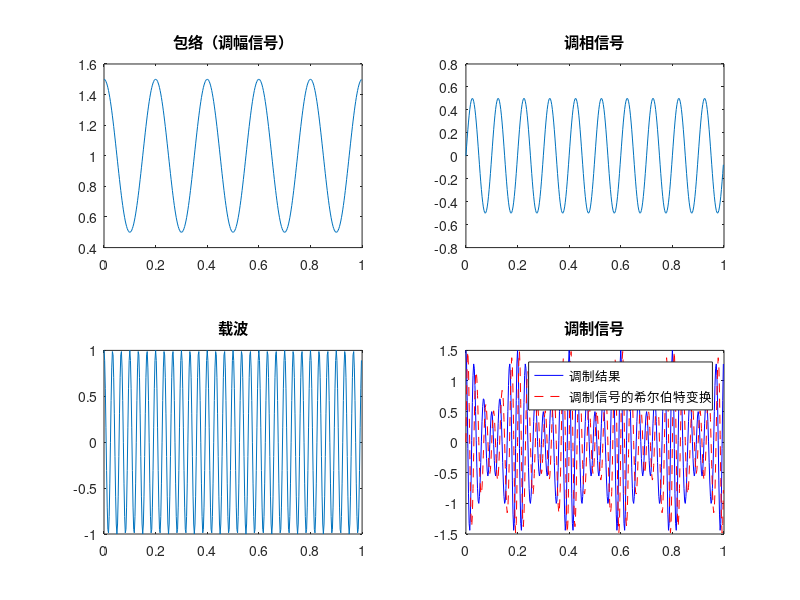
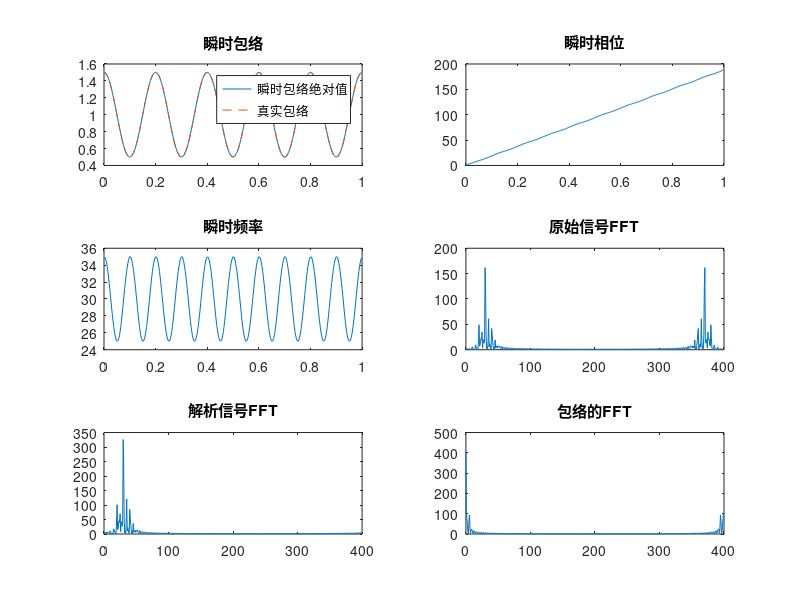

Here is the MATLAB script that generated these plots, in order:
%% 
clear; clc; close all; warning off;
 
%% 生成调制信号
fs = 400;  % 采样频率
Ts = 1 / fs;
N = 400;  % 观测时长
t = (0 : N-1) * Ts;
 
fa = 5;  % 调幅单频
fp = 10;  % 调相单频
fc = 30;  % 载波单频
a = 1 + 0.5 * cos(2 * pi * fa * t);  % 调幅包络
b = 0.5 * sin(2 * pi * fp * t);  % 调相
c = cos(2 * pi * fc * t);  % 载波
s = a .* cos(2 * pi * fc * t + b);  % 调制信号
%% Hilbert分析 
s_analy = hilbert(s);  % Matlab的hilbert命令得到的是解析信号
sh = imag(s_analy);  % 调制信号的希尔伯特变换
envelope = abs(s_analy);  % 解析信号包络的绝对值
angle = unwrap(angle(s_analy));  % 解析信号的相位,unwrap反正切，angle求复数相角
fi = diff(angle) / 2 / pi * fs;  % 瞬时频率，diff求导
 
% 作图
figure;
subplot(2, 2, 1);plot(t, a); title('包络（调幅信号）');
subplot(2, 2, 2); plot(t, b); title('调相信号');
subplot(2, 2, 3); plot(t, c); title('载波');
subplot(2, 2, 4); 
plot(t, s, 'b'); hold on;
plot(t, sh, 'r--'); hold off;
legend('调制结果', '调制信号的希尔伯特变换'); title('调制信号');
%% FFT分析
NFFT = 2 ^ nextpow2(N);  % 填充传递到 fft 的信号。当信号长度并非 2 次幂时，这样做可以加快 FFT 的运算速度
f = (0 : NFFT-1) / NFFT * fs;
sFFT = fft(s, NFFT);  % 原始信号FFT
saFFT = fft(s_analy, NFFT);  % 解析信号FFT
envFFT = fft(envelope, NFFT);  % 包络的FFT
 
figure;
subplot(3, 2, 1); 
plot(t, envelope); hold on;
plot(t, a, '--'); hold off; 
legend('瞬时包络绝对值', '真实包络'); title('瞬时包络');
subplot(3, 2, 2); plot(t, angle); title('瞬时相位');
subplot(3, 2, 3); plot(t(2:end), fi); title('瞬时频率');
subplot(3, 2, 4); plot(f, abs(sFFT)); title('原始信号FFT');
subplot(3, 2, 5); plot(f, abs(saFFT)); title('解析信号FFT');
subplot(3, 2, 6); plot(f, abs(envFFT)); title('包络的FFT');